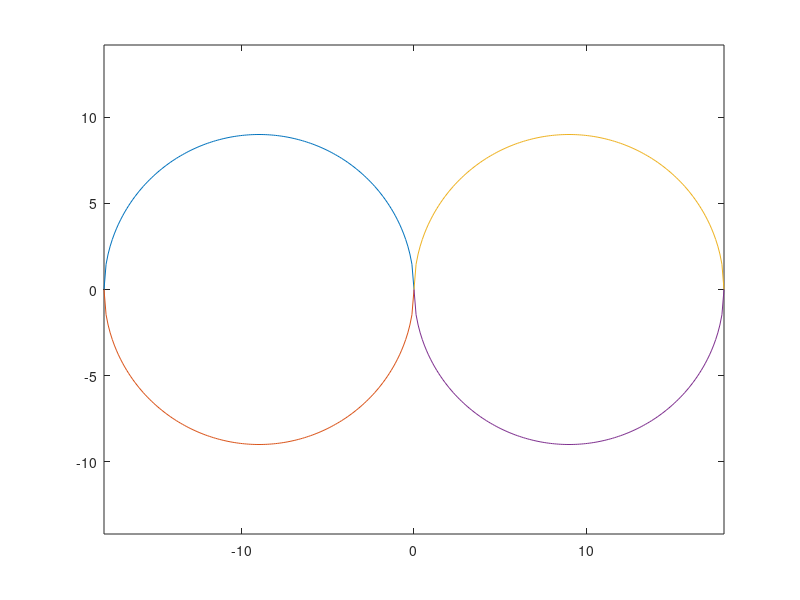

Source code (MATLAB):
clear
clc

R = 9;
x1 = 0:-(2*R/150):(-2*R);
y1 = sqrt(R^(2) - ((x1 + R).^(2)));
x2 = (-2*R):(2*R/150):0;
y2 = -sqrt(R^(2) - ((x2 + R).^(2)));
x3 = 0:(2*R/150):(2*R);
y3 = sqrt(R^(2) - ((x3 - R).^(2)));
x4 = (2*R):-(2*R/150):0;
y4 = -sqrt(R^(2) - ((x4 - R).^(2)));

figure()
plot(x1,y1)
hold on
plot(x2,y2)
plot(x3,y3)
plot(x4,y4)
axis equal

x = [x1 x2 x3 x4]';
y = [y1 y2 y3 y4]';
Spacing = ((diff(x)).^2 + (diff(y)).^2).^0.5;
dist = cumsum(Spacing);  
dist = [ 0 ; dist ; 4*pi*R];
radius_d = [R*(ones(1,0.5*length(x))) -R*(ones(1,0.5*length(x)))]';
curve_d = 1./radius_d;
theta_d = [0 ; cumsum(diff(dist).*curve_d)];

% save('SkidPad_Track_new','x','y','radius_d','curve_d','theta_d','dist')

% theta_d = atan2(diff(y),diff(x));

% for k = 2:1:length(theta_d)
%     dChange = theta_d(k) - theta_d(k-1);
%     if (abs(dChange) > 0.9*pi)
%         r = round(dChange/pi);
%         theta_d(k) = theta_d(k) - r*pi;
%     end
% end

% curve_d = diff(theta_d)./diff(dist);

% windowSize = round(length(x) / 500);
% b = (1/windowSize)*ones(1,windowSize);
% a = 1;
% theta_d = filter(b,a,theta_d);
% windowSize = round(length(x) / 50);
% b = (1/windowSize)*ones(1,windowSize);
% curve_d = filter(b,a,curve_d);
    
% radius_d = 1./curve_d;
